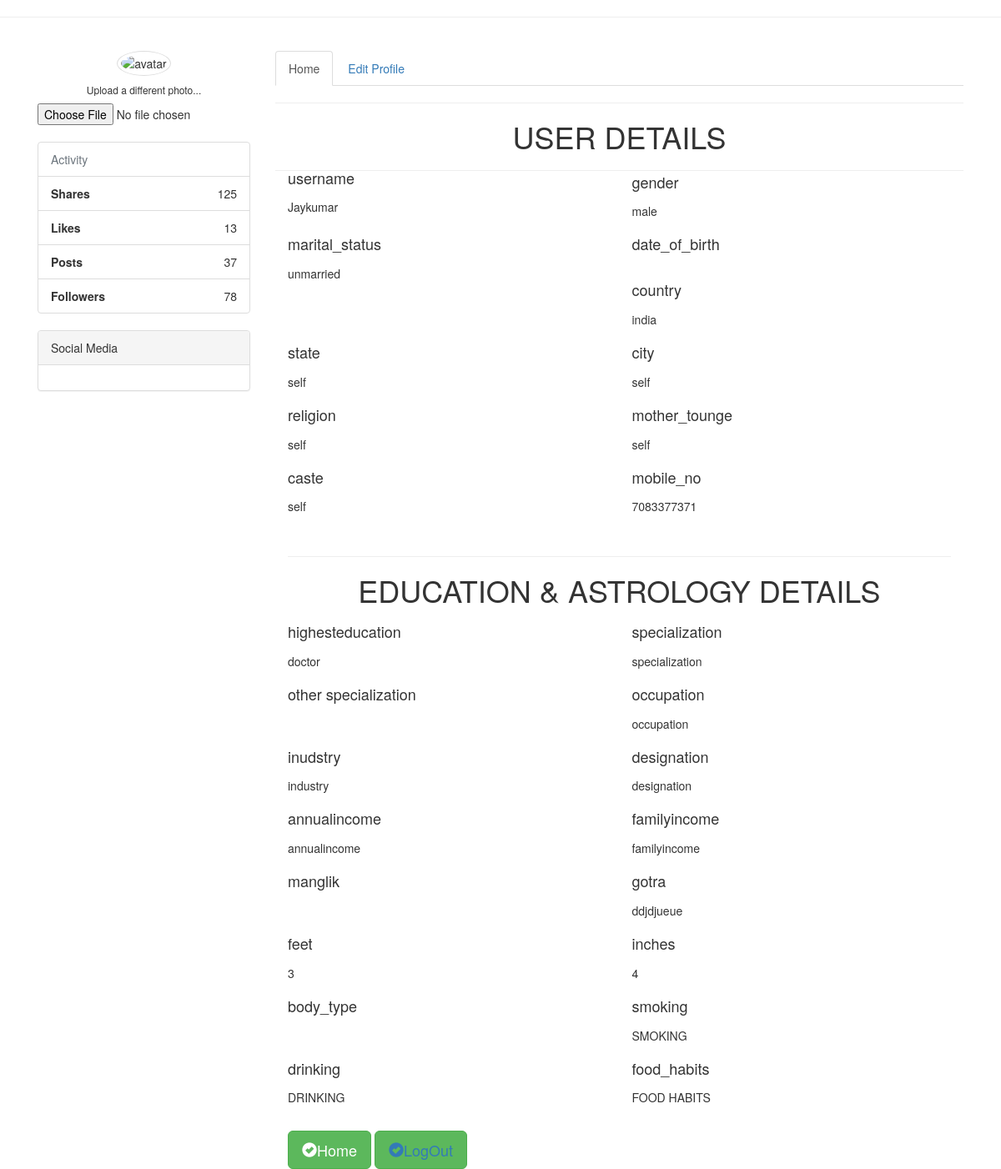
Screenshot of /admin/view_user_detailes.php?user_id=1 (signed in) with the database file from the repository.
### tables this page shows
CREATE TABLE `user` (
  `id` int(11) NOT NULL,
  `user_id` int(20) NOT NULL,
  `user_data` longtext NOT NULL CHECK (json_valid(`user_data`)),
  `user_data_type` varchar(20) NOT NULL
);

### admin/view_user_detailes.php (the view, shortened to what this page needs)
<?php
include("./config/config.php");
$user_id = $_GET['user_id'];
     ?>
<link href="//maxcdn.bootstrapcdn.com/bootstrap/4.1.1/css/bootstrap.min.css" rel="stylesheet" id="bootstrap-css">
<link href="//maxcdn.bootstrapcdn.com/bootstrap/4.0.0/css/bootstrap.min.css" rel="stylesheet" id="bootstrap-css">
<head>
  <link rel="stylesheet" href="https://maxcdn.bootstrapcdn.com/bootstrap/3.3.7/css/bootstrap.min.css">
</head>
<body>
<hr>
<div class="container bootstrap snippet">
    <div class="row">
  		<div class="col-sm-10"><h1> </h1></div>
    </div>
    <div class="row">
  		<div class="col-sm-3">
      <div class="text-center">
        <img src="http://ssl.gstatic.com/accounts/ui/avatar_2x.png" class="avatar img-circle img-thumbnail" alt="avatar">
        <h6>Upload a different photo...</h6>
        <input type="file" class="text-center center-block file-upload">
      </div></hr><br>
          <ul class="list-group">
            <li class="list-group-item text-muted">Activity <i class="fa fa-dashboard fa-1x"></i></li>
            <li class="list-group-item text-right"><span class="pull-left"><strong>Shares</strong></span> 125</li>
            <li class="list-group-item text-right"><span class="pull-left"><strong>Likes</strong></span> 13</li>
            <li class="list-group-item text-right"><span class="pull-left"><strong>Posts</strong></span> 37</li>
            <li class="list-group-item text-right"><span class="pull-left"><strong>Followers</strong></span> 78</li>
          </ul>
          <div class="panel panel-default">
            <div class="panel-heading">Social Media</div>
            <div class="panel-body">
            </div>
          </div>
        </div>
    	<div class="col-sm-9">
            <ul class="nav nav-tabs">
                <li class="active"><a data-toggle="tab" href="#home">Home</a></li>
                 <li><a data-toggle="tab" href="#edit_profile">Edit Profile</a></li>
              </ul>
<?php
  $sql = "SELECT * FROM user WHERE user_id= $user_id && user_data_type='register' ";
  $sql_run = mysqli_query($con,$sql);
  if (mysqli_num_rows($sql_run) > 0) {
      while ($row = mysqli_fetch_assoc($sql_run)) {
?>
          <div class="tab-content">
            <div class="tab-pane active" id="home">
                <hr>
                  <form class="form" action="##" method="post" id="registrationForm">
                      <div class="form-group">
                          <h1 class="text-black text-center">USER DETAILS</h1>
                          <div class="col-xs-6">
                              <label for="first_name"><h4>username</h4></label>
                              <p> <?php $data = json_decode($row['user_data'], true);
                                    echo $data['firstName'];  ?></p>
                          </div>
                      </div>
                      <div class="form-group">
                          <div class="col-xs-6">
                            <label for="last_name"><h4>gender</h4></label>
                            <p> <?php $data = json_decode($row['user_data'], true);
                                    echo $data['gender'];  ?></p>                          </div>
                      </div>
                      <div class="form-group">
                          <div class="col-xs-6">
                              <label for="phone"><h4>marital_status</h4></label>
                              <p> <?php $data = json_decode($row['user_data'], true);
                                    echo $data['marital_status'];  ?></p>                          </div>
                      </div>
                      <div class="form-group">
                          <div class="col-xs-6">
                             <label for="mobile"><h4>date_of_birth</h4></label>
                             <p> <?php $data = json_decode($row['user_data'], true);
                                    echo $data['date_of_birth'];  ?></p>                          </div>
                      </div>
                      <div class="form-group">
                          <div class="col-xs-6">
                              <label for="email"><h4>country</h4></label>
                              <p> <?php $data = json_decode($row['user_data'], true);
                                    echo $data['country'];  ?></p>                          </div>
                      </div>
                      <div class="form-group">
                          <div class="col-xs-6">
                              <label for="email"><h4>state</h4></label>
                              <p> <?php $data = json_decode($row['user_data'], true);
                                    echo $data['state'];  ?></p>                          </div>
                      </div>
                      <div class="form-group">
                          <div class="col-xs-6">
                              <label for="password"><h4>city</h4></label>
                              <p> <?php $data = json_decode($row['user_data'], true);
                                    echo $data['city'];  ?></p>                          </div>
                      </div>
                      <div class="form-group">
                          <div class="col-xs-6">
                            <label for="password2"><h4>religion</h4></label>
                            <p> <?php $data = json_decode($row['user_data'], true);
                                    echo $data['religion'];  ?></p>                          </div>
                      </div>
                      <div class="form-group">
                          <div class="col-xs-6">
                            <label for="password2"><h4>mother_tounge</h4></label>
                            <p> <?php $data = json_decode($row['user_data'], true);
                                    echo $data['mother_tounge'];  ?></p>                          </div>
                      </div>
                      <div class="form-group">
                          <div class="col-xs-6">
                            <label for="password2"><h4>caste</h4></label>
                            <p> <?php $data = json_decode($row['user_data'], true);
                                    echo $data['caste'];  ?></p>                          </div>
                      </div>
                      <div class="form-group">
                          <div class="col-xs-6">
                            <label for="password2"><h4>mobile_no</h4></label>
                            <p> <?php $data = json_decode($row['user_data'], true);
                                    echo $data['mobile_no'];  ?></p>                          </div>
                      </div>
                    <?php
      }}
      $sql = "SELECT * FROM user WHERE user_id= $user_id && user_data_type='education_profession' ";
      $sql_run = mysqli_query($con,$sql);
      if (mysqli_num_rows($sql_run) > 0) {
          while ($row = mysqli_fetch_assoc($sql_run)) {
                    ?>
                      <div class="form-group">
                      <div class="col-xs-12">
<br>
<hr>
<h1 class="text-center">EDUCATION & ASTROLOGY DETAILS</h1>
</div>
                      </div>
                      <div class="form-group">
                          <div class="col-xs-6">
                            <label for="password2"><h4>highesteducation</h4></label>
                            <p> <?php $data = json_decode($row['user_data'], true);
                                    echo $data['highesteducation'];  ?></p>                          </div>
                      </div>
                      <div class="form-group">
                          <div class="col-xs-6">
                            <label for="password2"><h4>specialization</h4></label>
                            <p> <?php $data = json_decode($row['user_data'], true);
                                    echo $data['specialization'];  ?></p>                          </div>
                      </div>
                      <div class="form-group">
                          <div class="col-xs-6">
                            <label for="password2"><h4>other specialization</h4></label>
                            <p> <?php $data = json_decode($row['user_data'], true);
                                    echo $data['other'];  ?></p>                          </div>
                      </div>
                      <div class="form-group">
                          <div class="col-xs-6">
                            <label for="password2"><h4>occupation</h4></label>
                            <p> <?php $data = json_decode($row['user_data'], true);
                                    echo $data['occupation'];  ?></p>                          </div>
                      </div>
                      <div class="form-group">
                          <div class="col-xs-6">
                            <label for="password2"><h4>inudstry</h4></label>
                            <p> <?php $data = json_decode($row['user_data'], true);
                                    echo $data['inudstry'];  ?></p>                          </div>
                      </div>
                      <div class="form-group">
                          <div class="col-xs-6">
                            <label for="password2"><h4>designation</h4></label>
                            <p> <?php $data = json_decode($row['user_data'], true);
                                    echo $data['designation'];  ?></p>                          </div>
                      </div>
                      <div class="form-group">
                          <div class="col-xs-6">
                            <label for="password2"><h4>annualincome</h4></label>
                            <p> <?php $data = json_decode($row['user_data'], true);
                                    echo $data['annualincome'];  ?></p>                          </div>
                      </div>
                      <div class="form-group">
                          <div class="col-xs-6">
                            <label for="password2"><h4>familyincome</h4></label>
                            <p> <?php $data = json_decode($row['user_data'], true);
                                    echo $data['familyincome'];  ?></p>                          </div>
                      </div>
                      <div class="form-group">
                          <div class="col-xs-6">
                            <label for="password2"><h4>manglik</h4></label>
                            <p> <?php $data = json_decode($row['user_data'], true);
                                    echo $data['manglik'];  ?></p>                          </div>
                      </div>
                      <div class="form-group">
                          <div class="col-xs-6">
                            <label for="password2"><h4>gotra</h4></label>
                            <p> <?php $data = json_decode($row['user_data'], true);
                                    echo $data['gotra'];  ?></p>                          </div>
                      </div>
                      <div class="form-group">
                          <div class="col-xs-6">
                            <label for="password2"><h4>feet</h4></label>
                            <p> <?php $data = json_decode($row['user_data'], true);
                                    echo $data['feet'];  ?></p>                          </div>
                      </div>
                      <div class="form-group">
                          <div class="col-xs-6">
                            <label for="password2"><h4>inches</h4></label>
                            <p> <?php $data = json_decode($row['user_data'], true);
                                    echo $data['inches'];  ?></p>                          </div>
                      </div>
                      <div class="form-group">
                          <div class="col-xs-6">
                            <label for="password2"><h4>body_type</h4></label>
                            <p> <?php $data = json_decode($row['user_data'], true);
                                    echo $data['body_type'];  ?></p>                          </div>
                      </div>
                      <div class="form-group">
                          <div class="col-xs-6">
                            <label for="password2"><h4>smoking</h4></label>
                            <p> <?php $data = json_decode($row['user_data'], true);
                                    echo $data['smoking'];  ?></p>                          </div>
                      </div>
                      <div class="form-group">
                          <div class="col-xs-6">
                            <label for="password2"><h4>drinking</h4></label>
                            <p> <?php $data = json_decode($row['user_data'], true);
                                    echo $data['drinking'];  ?></p>                          </div>
                      </div>
                      <div class="form-group">
                          <div class="col-xs-6">
                            <label for="password2"><h4>food_habits</h4></label>
                            <p> <?php $data = json_decode($row['user_data'], true);
                                    echo $data['food_habits'];  ?></p>                          </div>
                      </div>
                      <div class="form-group">
                           <div class="col-xs-12">
                                <br>
                              	<button class="btn btn-lg btn-success" type="submit"><i class="glyphicon glyphicon-ok-sign"></i>Home</button>
                              	<button class="btn btn-lg btn-success" type="submit"><a href="logout.php"><i class="glyphicon glyphicon-ok-sign"></i>LogOut</a></button>
                            </div>
                      </div>
              	</form>
              <hr>
               <?php
  }
}
?>
</div>
</body>

### rows the page displays
user: user_data "Jaykumar", user_data "male", user_data "unmarried", user_data "india", user_data "self", user_data "7083377371"
user: user_data "doctor", user_data "specialization", user_data "occupation", user_data "industry", user_data "designation", user_data "annualincome", user_data "familyincome", user_data "ddjdjueue", user_data "3", user_data "4", user_data "SMOKING", user_data "DRINKING", user_data "FOOD HABITS"
